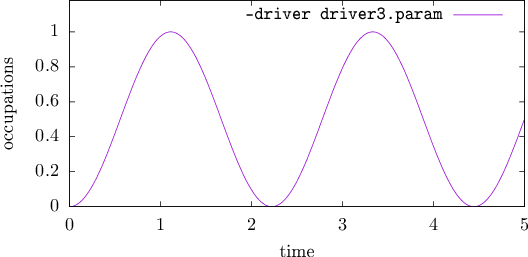

The gnuplot source for this figure:
set term epslatex color standalone size 12cm,6cm 
set out "plot_hopping_N2.tex"


set yrange [0:1.18]
set ylabel 'occupations'
set xlabel 'time'

plot "ACE3.out" u 1:2 w l t '\texttt{-driver driver3.param}'
